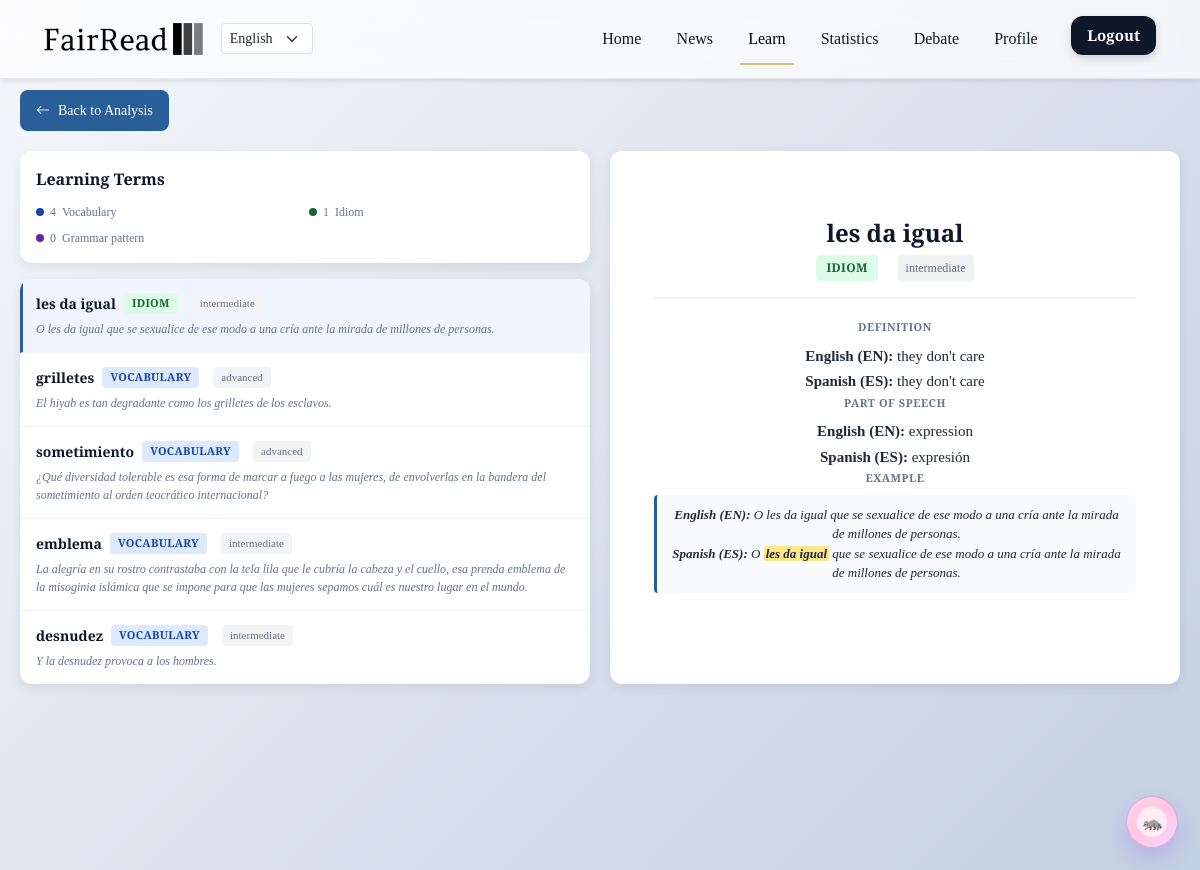
Screenshot of /learn/3066 (signed in) with the database file from the repository.
### tables this page shows
CREATE TABLE learning_annotations (
            id INTEGER PRIMARY KEY AUTOINCREMENT,
            article_id INTEGER NOT NULL,
            user_id INTEGER,
            target_language TEXT NOT NULL DEFAULT 'en',
            term TEXT NOT NULL,
            term_type TEXT NOT NULL,
            definition TEXT,
            english_meaning TEXT,
            example_sentence TEXT,
            difficulty TEXT,
            part_of_speech TEXT,
            grammar_note TEXT,
            created_at TIMESTAMP DEFAULT CURRENT_TIMESTAMP, article_language TEXT DEFAULT "en",
            FOREIGN KEY (article_id) REFERENCES Chatlog(rowid)
        );

### app.py (the view, shortened to what this page needs)
@app.route('/learn/<int:article_id>')
def learn_from_article(article_id):
    is_login = 'username' in session
    if not is_login:
        return redirect(url_for('login'))
    conn = sqlite3.connect('static/database.db')
    cursor = conn.cursor()
    cursor.execute("""
        SELECT rowid, question, summary, date, bias_class, is_url
        FROM Chatlog
        WHERE rowid = ? AND username = ?
    """, (article_id, session['username']))
    article = cursor.fetchone()
    if not article:
        conn.close()
        return redirect(url_for('chatbot'))
    article_id_db, article_url, summary, date, bias_class, is_url = article
    from chatbot import detect_article_language
    detected_article_language = detect_article_language(article_url or "")
    cursor.execute("""
        SELECT id, term, term_type, definition, english_meaning, part_of_speech,
               example_sentence, difficulty, grammar_note, COALESCE(article_language, target_language, 'en')
        FROM learning_annotations
        WHERE article_id = ? AND target_language = ?
        ORDER BY term_type, difficulty
    """, (article_id_db, session.get('language', 'en')))
    annotations = cursor.fetchall()
    allow_any_annotations = True
    if annotations:
        stored_languages = {ann[9] or 'en' for ann in annotations}
        if stored_languages != {detected_article_language}:
            cursor.execute("DELETE FROM learning_annotations WHERE article_id = ?", (article_id_db,))
            conn.commit()
            annotations = []
            allow_any_annotations = False
    conn.close()
    formatted_annotations = []
    for ann in annotations:
        article_lang = ann[9] if len(ann) > 9 and ann[9] else session.get('language', 'en')
        formatted_annotations.append({
            'id': ann[0],
            'term': ann[1],
            'type': ann[2],
            'definition': ann[3],
            'english_meaning': ann[4],
            'part_of_speech': ann[5],
            'example_sentence': ann[6],
            'difficulty': ann[7],
            'grammar_note': ann[8],
            'article_language': article_lang
        })
    return render_template('learn_article.html',
                          article_id=article_id,
                          annotations=formatted_annotations,
                          current_language=session.get('language', 'en'),
                          article_language=detected_article_language)

### app.py (called while the page is built)
def current_user():
    return session.get("username")

def is_admin_user():
    return current_user() == "testtest"

def translate_ui(key, language='en'):
    return UI_LABELS.get(language, {}).get(key, key)

@app.context_processor
def inject_globals():
    return {
        'translate_bias_label': translate_bias_label,
        'translate_ui': translate_ui,
        'current_language': session.get('language', 'en'),
        'is_login': 'username' in session,
        'is_admin': is_admin_user()
    }

### templates/learn_article.html (shortened to what this page needs)
{% extends "header.html" %}
{% block learn %}
<head>
</head>
<body>
<div class="learn-container">
    <a href="{{ url_for('chatbot') }}" class="back-btn">
        <i class="bi bi-arrow-left"></i>
        {{ translate_ui("Back to Analysis", current_language) }}
    </a>
    <div class="learn-content">
        <div class="learning-panel">
            <div class="learning-header">
                <div class="learning-title">{{ translate_ui("Learning Terms", current_language) }}</div>
                <div class="term-stats">
                    <div class="stat-item">
                        <span class="stat-badge vocabulary"></span>
                        <span id="vocab-count">0</span> {{ translate_ui("Vocabulary", current_language) }}
                    </div>
                    <div class="stat-item">
                        <span class="stat-badge idiom"></span>
                        <span id="idiom-count">0</span> {{ translate_ui("Idiom", current_language) }}
                    </div>
                    <div class="stat-item">
                        <span class="stat-badge grammar"></span>
                        <span id="grammar-count">0</span> {{ translate_ui("Grammar", current_language) }}
                    </div>
                </div>
            </div>
            <div class="term-list" id="term-list">
                {% if annotations %}
                    {% for annotation in annotations %}
                    <div class="term-item" data-term-id="{{ annotation.id }}" data-term-type="{{ annotation.type }}">
                        <div class="term-label">
                            <span class="term-name">{{ annotation.term }}</span>
                            <span class="term-type-badge {{ annotation.type }}">
                                {% if annotation.type == 'vocabulary' %}
                                    {{ translate_ui("Vocabulary", current_language) }}
                                {% elif annotation.type == 'idiom' %}
                                    {{ translate_ui("Idiom", current_language) }}
                                {% else %}
                                    {{ translate_ui("Grammar", current_language) }}
                                {% endif %}
                            </span>
                            <span class="term-difficulty">{{ annotation.difficulty }}</span>
                        </div>
                        <div class="term-example">{{ annotation.example_sentence }}</div>
                    </div>
                    {% endfor %}
                {% else %}
                    <div class="no-terms" id="no-terms-state">
                        <i class="bi bi-hourglass"></i>
                        <p id="extract-title">{{ translate_ui("Extracting learning terms...", current_language) }}</p>
                        <p id="extract-meta">{{ translate_ui("This usually takes 10-30 seconds.", current_language) }}</p>
                    </div>
                {% endif %}
            </div>
        </div>
        <div class="detail-panel">
            <div id="detail-content" class="detail-empty">
            </div>
        </div>
    </div>
</div>
</body>
{% endblock %}

### templates/header.html (shortened to what this page needs)
<!DOCTYPE html>
<html lang="en">
<head>
    <link href="https://cdn.jsdelivr.net/npm/bootstrap@5.3.3/dist/css/bootstrap.min.css" rel="stylesheet">
    <link rel="stylesheet" href="../static/css/styles.css">
    <link rel="stylesheet" href="https://cdn.jsdelivr.net/npm/bootstrap-icons@1.11.3/font/bootstrap-icons.min.css">
</head>
<body>
  <header>
        <nav class="navbar navbar-light navbar-expand-lg fixed-top">
            <div class="container-fluid">
                <div class="d-flex align-items-center">
                  <a href="{{url_for('index')}}"  class="navbar-brand me-3">
                    <img class="logo-img" src="../static/img/logo-no-background.png" alt="FairRead Logo">
                  </a>
                  <select id="langSelector" class="form-select form-select-sm" style="width:auto; max-width:120px;">
                    <option value="en" {% if session.get('language', 'en') == 'en' %}selected{% endif %}>English</option>
                  </select>
                </div>
                <div id="navbarNav" class="collapse navbar-collapse">
                   {% set ep = request.endpoint or '' %}
<ul class="navbar-nav d-flex align-items-center ms-auto">
  <li class="nav-item">
    <a href="{{ url_for('index') }}"
       class="nav-link {{ 'active' if ep == 'index' else '' }}"
       {% if ep == 'index' %}aria-current="page"{% endif %}>
       {{ translate_ui('Home', current_language) }}
    </a>
  </li>
  <li class="nav-item">
    <a href="{{ url_for('chatbot') }}"
       class="nav-link {{ 'active' if ep == 'chatbot' else '' }}"
       {% if ep == 'chatbot' %}aria-current="page"{% endif %}>
       {{ translate_ui('News', current_language) }}
    </a>
  </li>
  <li class="nav-item">
    {% set learn_active = (ep == 'learn_home') or (ep == 'learn_from_article') %}
    <a href="{{ url_for('learn_home') }}"
       class="nav-link {{ 'active' if learn_active else '' }}"
       {% if learn_active %}aria-current="page"{% endif %}>
       {{ translate_ui('Learn', current_language) }}
    </a>
  </li>
<li class="nav-item">
  {% if is_admin %}
    <a href="{{ url_for('statistics') }}"
       class="nav-link {{ 'active' if ep == 'statistics' else '' }}"
       {% if ep == 'statistics' %}aria-current="page"{% endif %}>
       {{ translate_ui('Statistics', current_language) }}
    </a>
  {% endif %}
</li>
  <li class="nav-item">
    {% set debate_active =
        (ep == 'create_debate') or
        ep.startswith('debate_') or
        (ep in ['create_post', 'create_news']) %}
    <a class="nav-link {{ 'active' if debate_active else '' }}"
       href="{{ url_for('create_debate') }}"
       {% if debate_active %}aria-current="page"{% endif %}>
       {{ translate_ui('Debate', current_language) }}
    </a>
  </li>
  <li class="nav-item">
    {% if is_login %}
      <a class="nav-link {{ 'active' if ep == 'profile' else '' }}"
         href="{{ url_for('profile') }}"
         {% if ep == 'profile' %}aria-current="page"{% endif %}>
         {{ translate_ui('Profile', current_language) }}
      </a>
    {% endif %}
  </li>
  <li class="nav-item">
    {% if is_login %}
      <a class="mybtn ms-3" href="{{ url_for('logout') }}">{{ translate_ui('Logout', current_language) }}</a>
    {% else %}
      <a class="mybtn ms-3 {{ 'active' if ep == 'login' else '' }}"
         href="{{ url_for('login') }}">
         {{ translate_ui('Login', current_language) }}
      </a>
    {% endif %}
  </li>
</ul>
                </div>
            </div>
        </nav>
    </header>
    {% block learn %}{% endblock %}
{% if is_login %}
  <a href="{{ url_for('wordle_page') }}" class="wordle-fab" aria-label="Open Raccoon Wordle">
    <span class="fab-emoji" aria-hidden="true">🦝</span>
  </a>
{% endif %}
</body>
</html>

### static/css/styles.css (style rules this page uses)
.mybtn { font-family: 'Playfair Display', serif; text-decoration: none; color: white; background: #d6c278; padding: 9px 28px; border-radius: 8px; border: none; font-size: 15px; font-weight: bold; display: inline-block; transition: all 0.4s ease-in-out; box-shadow: 0 4px 10px rgba(0, 0, 0, 0.15); position: relative; overflow: hidden; }
.logo-img { max-width:170px; }
.navbar { background-color: #ffffff; padding: 15px 20px; box-shadow: 0 2px 5px rgba(33, 33, 33, 0.1); }

### templates/header.html (style rules this page uses)
header { font-family: 'Playfair Display', serif; margin-bottom: 70px; }
.navbar { padding: 1rem 2rem; background: rgba(255,255,255,.7); backdrop-filter: blur(12px); border-bottom: 1px solid rgba(15,23,42,.08); transition: background .3s ease, box-shadow .3s ease; }
.navbar-brand img { height: 32px; transition: transform .3s ease; }
.navbar { z-index: 1020; }
.nav-link { font-weight: 500; color: #0f172a; margin: 0 .6rem; transition: color .25s ease; position: relative; }
.nav-link::after { content:""; position:absolute; left:0; bottom:-6px; width:0; height:2px; background: #d6c278; transition: width .3s ease; }
.mybtn { padding: .5rem 1rem; border-radius: 12px; background: #0f172a; color: #fff !important; font-weight: 600; text-decoration: none; transition: transform .25s ease, box-shadow .25s ease; }
.nav-link.active { color: #d6c278; }
.nav-link.active::after { width: 100%; }
.wordle-fab { position: fixed; right: 22px; bottom: 22px; z-index: 1035; display: inline-flex; align-items: center; gap: 9px; padding: 10px 10px 10px 10px; border-radius: 999px; background: linear-gradient(135deg, #ffd7ef 0%, #ffc6e0 48%, #f6d6ff 100%); color: #3f2b56; text-decoration: none; box-shadow: 0 10px 20px rgba(139,92,246,.24); font-weight: 700; border: 1px solid rgba(143, 99, 196, .35); }
.wordle-fab .fab-emoji { width: 30px; height: 30px; display: inline-flex; align-items: center; justify-content: center; border-radius: 999px; background: rgba(255,255,255,.65); font-size: 17px; }

### rows the page displays
learning_annotations: term "les da igual", difficulty "intermediate", example_sentence "O les da igual que se sexualice de ese modo a una cría ante la mirada de millones de personas."
learning_annotations: term "grilletes", difficulty "advanced", example_sentence "El hiyab es tan degradante como los grilletes de los esclavos."
learning_annotations: term "sometimiento", difficulty "advanced", example_sentence "¿Qué diversidad tolerable es esa forma de marcar a fuego a las mujeres, de envolverlas en la bandera del sometimiento al orden teocrático internacional?"
learning_annotations: term "emblema", difficulty "intermediate", example_sentence "La alegría en su rostro contrastaba con la tela lila que le cubría la cabeza y el cuello, esa prenda emblema de la misoginia islámica que se impone para que las mujeres sepamos cuál es nuestro lugar en el mundo."
learning_annotations: term "desnudez", difficulty "intermediate", example_sentence "Y la desnudez provoca a los hombres."

### other values shown
{{ translate_ui('Home', current_language) }} "Home"
{{ translate_ui('News', current_language) }} "News"
{{ translate_ui('Learn', current_language) }} "Learn"
{{ translate_ui('Statistics', current_language) }} "Statistics"
{{ translate_ui('Debate', current_language) }} "Debate"
{{ translate_ui('Profile', current_language) }} "Profile"
{{ translate_ui('Logout', current_language) }} "Logout"
{{ translate_ui("Back to Analysis", current_language) }} "Back to Analysis"
{{ translate_ui("Learning Terms", current_language) }} "Learning Terms"
{{ translate_ui("Vocabulary", current_language) }} "Vocabulary"
{{ translate_ui("Grammar", current_language) }} "Grammar pattern"
